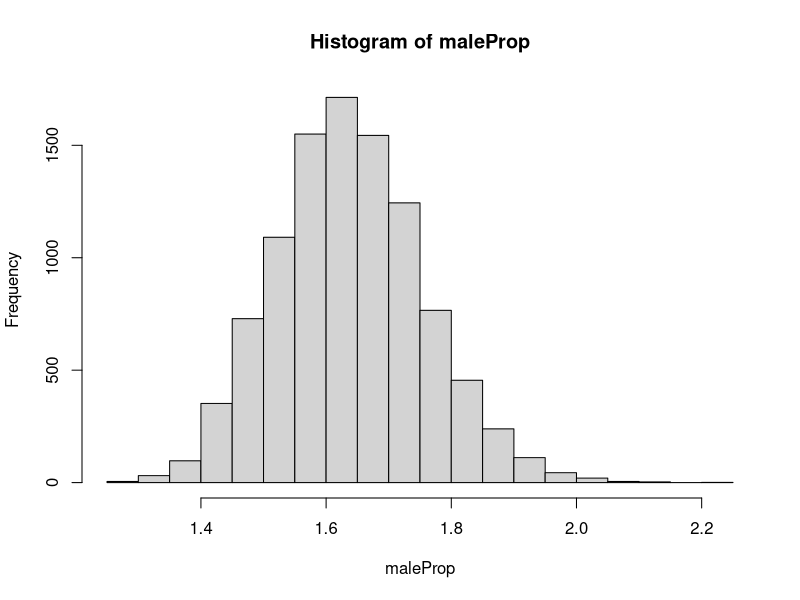
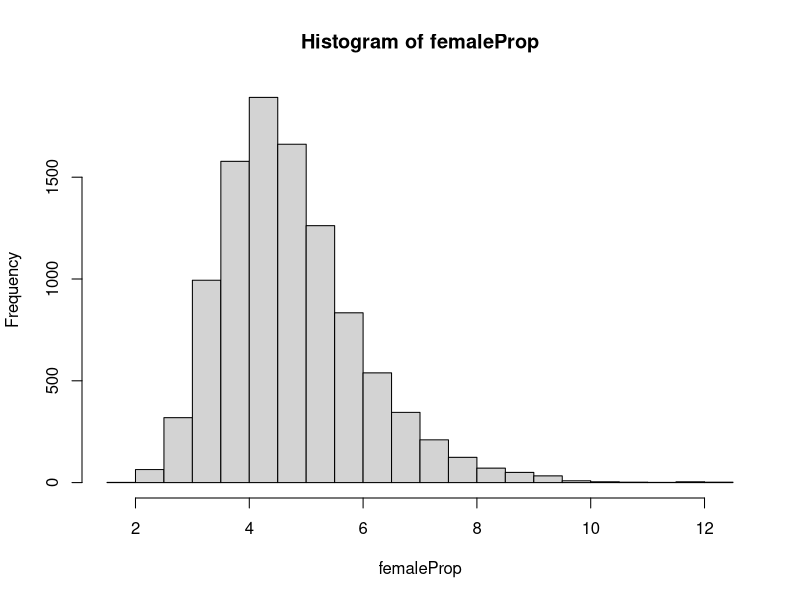
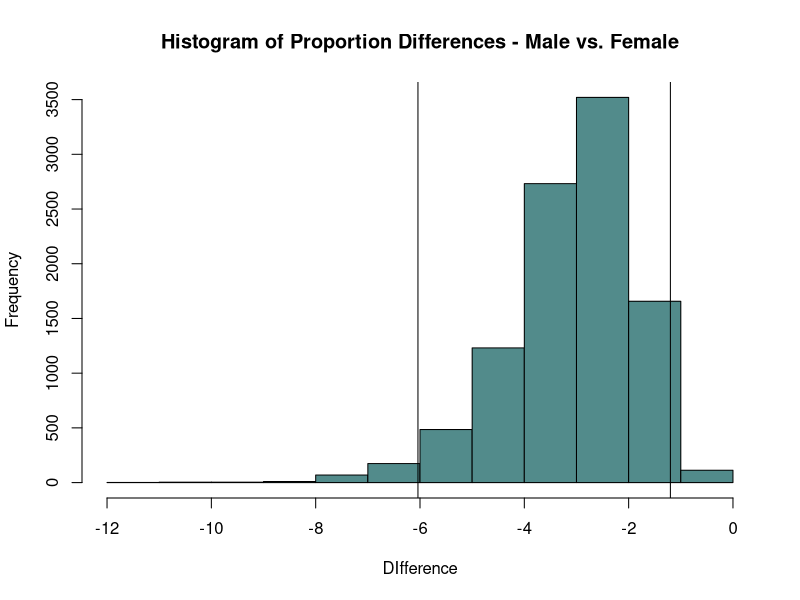

Generate these figures, in order, with R:
## ---- chunk 1
knitr::opts_chunk$set(echo = TRUE)
## ---- chunk 2
data(rock)
View(rock)

cor.test(rock$area,rock$perm)


## ---- chunk 3
library(BayesFactor)

bfCorTest <- function (x,y) # Get r from BayesFactor
{
  zx <- scale(x) # Standardize X
  zy <- scale(y) # Standardize Y
  zData <- data.frame(x=zx,rhoNot0=zy) # Put in a data frame
  bfOut <- generalTestBF(x ~ rhoNot0, data=zData) # linear coefficient
  mcmcOut <- posterior(bfOut,iterations=10000) # posterior samples
  print(summary(mcmcOut[,"rhoNot0"])) # Get the HDI for rho
  return(bfOut) # Return Bayes factor object
}

bfCorTest(rock$area, rock$perm)
## ---- chunk 4
UCBA <- UCBAdmissions[,,1]
UCBA

chisq.test(UCBA, correct=F)

## ---- chunk 5
ucbOut <- contingencyTableBF(UCBA,sampleType="poisson", posterior=F)
summary(ucbOut)
## ---- chunk 6
ucbOut <- contingencyTableBF(UCBAdmissions[,,1], sampleType="poisson", 
                             posterior=T, iterations = 10000)
# Calculate admission status proportions for males
maleProp <- ucbOut[,"lambda[1,1]"]/ucbOut[,"lambda[2,1]"]
hist(maleProp)

# Calculate admission status proportions for females
femaleProp <- ucbOut[,"lambda[1,2]"]/ucbOut[,"lambda[2,2]"]
hist(femaleProp)

# Calculate the difference between males and females
propDiffs <- maleProp - femaleProp

# Plot the differences and include the 95% HDI lines.
hist(propDiffs, 
     main="Histogram of Proportion Differences - Male vs. Female", 
     col="darkslategray4", xlab="DIfference")
abline(v=quantile(propDiffs,c(0.025)), col="black")
abline(v=quantile(propDiffs,c(0.975)), col="black")
mean(propDiffs)

# Print the HDI interval
c(quantile(propDiffs,c(0.025)),quantile(propDiffs,c(0.975)))
